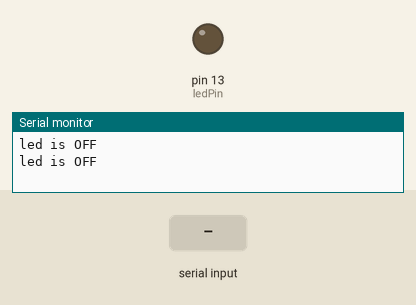
Recording of a sketch running on a simulated Arduino Uno, built with avr-gcc and run on an emulated ATmega328P. Parts: output pins drawn as LEDs (lit = HIGH), the last lines printed to the serial monitor. The test bench sets the inputs (shaded band).

Above: at 1.2 s.
1.3 s: "A" received over Serial
At 2.8 s:
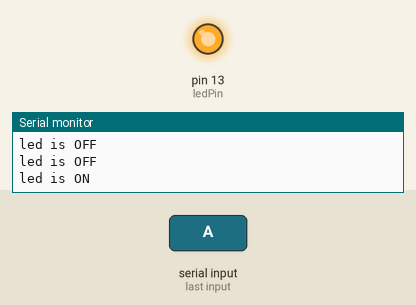
3.5 s: "Z" received over Serial
At 4.3 s:
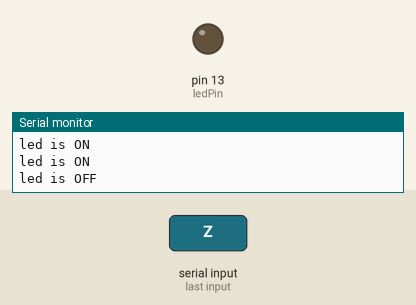
Timing chart, 0 to 6.5 s (numbered marks = the images above; inputs shaded):
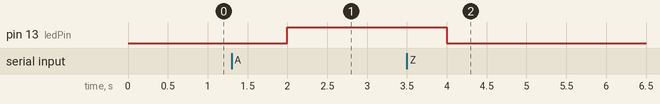

The sketch:

led-on-off.ino
```cpp
int ledPin = 13;
bool ledState = false;


void setup(){
  Serial.begin(9600);
  pinMode(ledPin,OUTPUT);
}

void loop(){
  if(Serial.available()){

    char c = Serial.read();
    if(c){

      if(c=='A'){
        digitalWrite(ledPin,HIGH);
        ledState = true;
      }
      else if(c=='Z'){
        digitalWrite(ledPin,LOW);
        ledState = false;
      }
    }

  }

  if(ledState){
    Serial.println("led is ON");
  }
  else{
    Serial.println("led is OFF");
  }
  delay(1000);

}
```

Measured:
- after the input at 1.3 s, pin 13 (ledPin): LOW → HIGH after 0.70 s
- after the input at 3.5 s, pin 13 (ledPin): HIGH → LOW after 0.50 s
